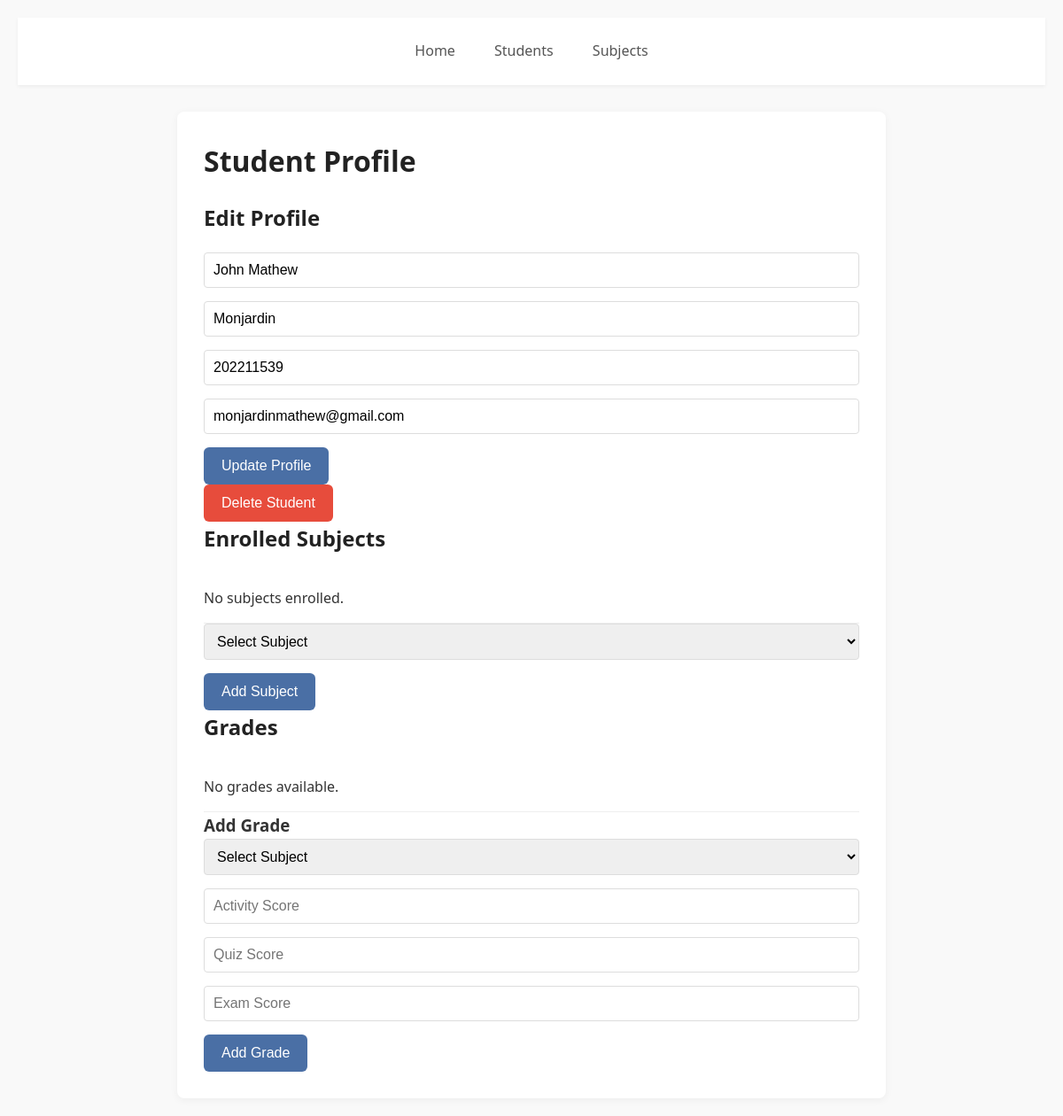
Screenshot of /student/1/ with the database file from the repository.
### core/models.py (models this page shows, shortened)
class Student(models.Model):
    first_name = models.CharField(max_length=50)
    last_name = models.CharField(max_length=50)
    student_id = models.CharField(max_length=10, unique=True)
    email = models.EmailField(unique=True)

### core/views.py (the view, shortened to what this page needs)
# urls.py: path('student/<int:student_id>/', student_profile, name='student_profile'),
def student_profile(request, student_id):
    student = get_object_or_404(Student, id=student_id)
    grades = Grade.objects.filter(student=student)
    subjects = Subject.objects.all()
    return render(request, 'student_profile.html', {
        'student': student,
        'grades': grades,
        'subjects': subjects,
        'all_subjects': Subject.objects.all()
    })

### core/templates/student_profile.html (shortened to what this page needs)
<!DOCTYPE html>
<html lang="en">
<head>
    <link rel="stylesheet" href="/static/css/styles.css">
</head>
<body>
    <div class="navbar">
        <a href="/">Home</a>
        <a href="/students/">Students</a>
        <a href="/subjects/">Subjects</a>
    </div>
    <div class="container">
        <h1>Student Profile</h1>
        <h2>Edit Profile</h2>
        <form method="post" action="{% url 'student_profile' student.id %}">
            <input type="text" name="first_name" value="{{ student.first_name }}" placeholder="First Name" required>
            <input type="text" name="last_name" value="{{ student.last_name }}" placeholder="Last Name" required>
            <input type="text" name="student_id" value="{{ student.student_id }}" placeholder="Student ID" required>
            <input type="email" name="email" value="{{ student.email }}" placeholder="Email" required>
            <button type="submit">Update Profile</button>
        </form>
        <form method="post" action="{% url 'student_profile' student.id %}" onsubmit="return confirm('Are you sure you want to delete this student?');">
            <button type="submit" class="delete-btn">Delete Student</button>
        </form>
        <h2>Enrolled Subjects</h2>
        <ul>
            {% for subject in student.subjects.all %}
                <li>
                    {{ subject.name }} ({{ subject.code }})
                    <form method="post" action="{% url 'student_profile' student.id %}" style="display:inline;">
                        {% csrf_token %}
                        <input type="hidden" name="action" value="remove_subject">
                        <input type="hidden" name="subject_id" value="{{ subject.id }}">
                        <button type="submit" class="delete-btn">Remove</button>
                    </form>
                </li>
            {% empty %}
                <li>No subjects enrolled.</li>
            {% endfor %}
        </ul>
        <form method="post" action="{% url 'student_profile' student.id %}">
            <select name="subject_id" required>
                <option value="">Select Subject</option>
            </select>
            <button type="submit">Add Subject</button>
        </form>
        <h2>Grades</h2>
        <ul>
            {% for grade in grades %}
                <li>
                    {{ grade.subject.name }} ({{ grade.subject.code }}):
                    <form method="post" action="{% url 'student_profile' student.id %}" style="display:inline;">
                        {% csrf_token %}
                        <input type="hidden" name="action" value="update_grades">
                        <input type="hidden" name="grade_id" value="{{ grade.id }}">
                        Activity: <input type="number" name="activity_score" value="{{ grade.activity_score }}" min="0" max="100" style="width:80px;">
                        Quiz: <input type="number" name="quiz_score" value="{{ grade.quiz_score }}" min="0" max="100" style="width:80px;">
                        Exam: <input type="number" name="exam_score" value="{{ grade.exam_score }}" min="0" max="100" style="width:80px;">
                        <button type="submit">Update</button>
                        <button type="submit" class="delete-btn" formaction="{% url 'student_profile' student.id %}" onclick="this.form.action.value='delete_grade'; return confirm('Are you sure you want to delete this grade?');">
                            Delete
                        </button>
                        <input type="hidden" name="action" value="delete_grade">
                    </form>
                </li>
            {% empty %}
                <li>No grades available.</li>
            {% endfor %}
        </ul>
        <h3>Add Grade</h3>
        <form method="post" action="{% url 'student_profile' student.id %}">
            <select name="subject_id" required>
                <option value="">Select Subject</option>
            </select>
            <input type="number" name="activity_score" placeholder="Activity Score" min="0" max="100" required>
            <input type="number" name="quiz_score" placeholder="Quiz Score" min="0" max="100" required>
            <input type="number" name="exam_score" placeholder="Exam Score" min="0" max="100" required>
            <button type="submit">Add Grade</button>
        </form>
    </div>
</body>
</html>

### core/static/css/styles.css (style rules this page uses)
* { margin: 0; padding: 0; box-sizing: border-box; }
body { font-family: 'Segoe UI', system-ui, sans-serif; line-height: 1.6; color: #333; background-color: #f9f9f9; padding: 20px; }
.navbar { background-color: #fff; padding: 15px 0; margin-bottom: 30px; box-shadow: 0 2px 4px rgba(0,0,0,0.05); text-align: center; }
.navbar a { color: #555; text-decoration: none; padding: 10px 15px; margin: 0 5px; font-weight: 500; transition: all 0.2s ease; display: inline-block; }
.container { max-width: 800px; margin: 0 auto; background: #fff; padding: 30px; border-radius: 8px; box-shadow: 0 2px 10px rgba(0,0,0,0.05); }
h1, h2 { color: #222; margin-bottom: 20px; font-weight: 600; }
button, .welcome-button { background-color: #4a6fa5; color: white; border: none; padding: 12px 20px; border-radius: 6px; cursor: pointer; font-size: 16px; transition: background-color 0.2s ease; text-decoration: none; display: inline-block; }
.delete-btn { background-color: #e74c3c; }
input, select { padding: 10px; border: 1px solid #ddd; border-radius: 4px; width: 100%; margin-bottom: 15px; font-size: 16px; }
ul { list-style: none; }
li { padding: 15px 0; border-bottom: 1px solid #eee; }

### rows the page displays
Student: first_name "John Mathew", last_name "Monjardin", student_id "202211539", email "monjardinmathew@gmail.com"
